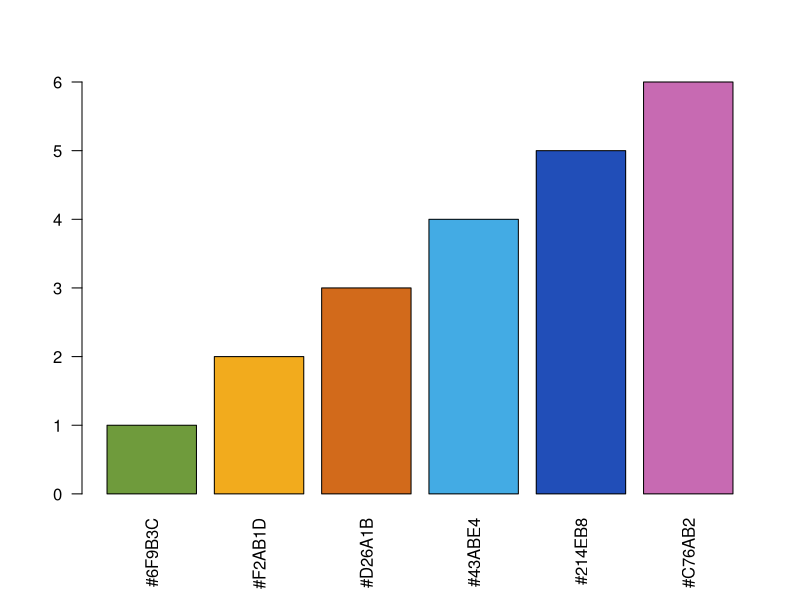
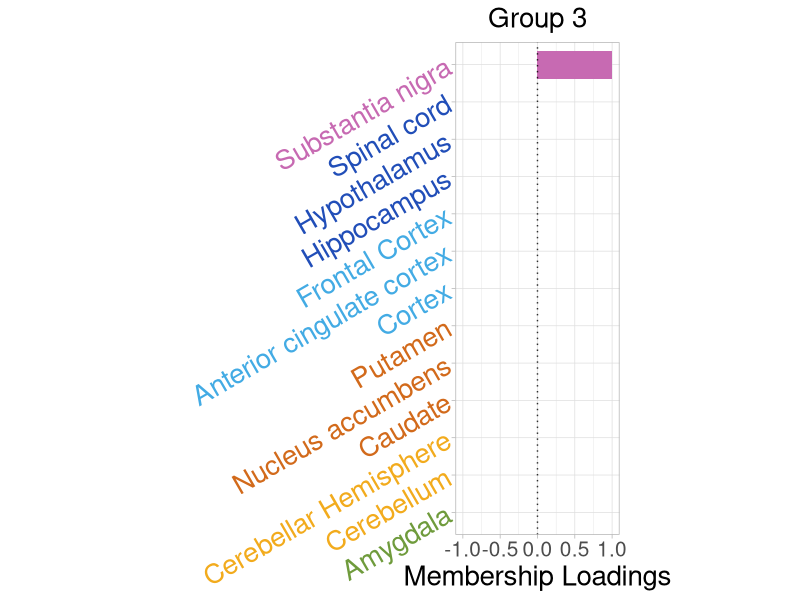
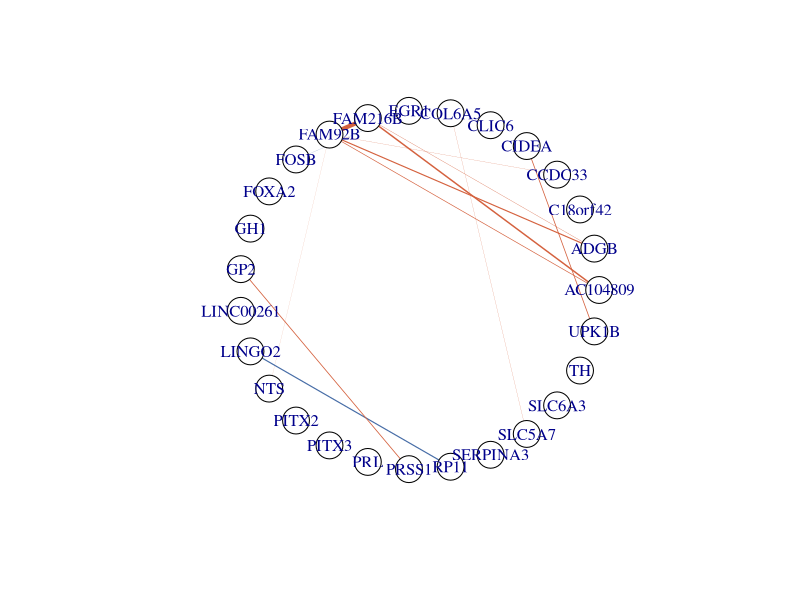

Source code (R) for these figures, in order:
##### vertical barplots & preparation for network #####

# Origin:  03/12/21, Lastest update: Jiaxin Hu 03/14/21

## Here is the example to make barplot for membership matrix U and networks for precision matrix

## The code for barplot is originally used to plot a gene enrichment plot for the final project of BMI 826
## The original figure is an error bar figure using  geom_errorbar()

library(ggplot2)
library(igraph)

# check the clustering result quickly
U = read.csv("output_r3rho1500/U_r3_rho1500.csv",header = TRUE)
rownames(U)=U[,1]
U=U[,-1]

brain_tissue_name=rownames(as.matrix(U))
r = 3
cluster_result =list()
for (i in 1:r) {
  cluster_result[[i]] = brain_tissue_name[ U[,i] != 0 ]
}
cluster_result[[(r+1)]] = brain_tissue_name[rowSums(U) == 0]
for (i in 1:(r+1)) {
  cat("This is cluster ",i, "\n", cluster_result[[i]], "\n")
}


## bar plot visualization

tissue_name = brain_tissue_name
tissue_name = gsub("Brain - ", "",tissue_name)
tissue_name = gsub("\\s*\\([^\\)]+\\)","",tissue_name)

U_df = data.frame(tissue_name = tissue_name, U1 = U[,1], U2 = U[,2],U3 = U[,3],U4=rep(1,13)) ## modify based on outputs
U_df$Tissues = rep(0,13)

#### modify based on outputs
U_df$Tissues[U_df$U1 > 0] = "Other Tissues"
U_df$Tissues[U_df$U1 < 0] = "Cortex"
U_df$Tissues[U_df$U2 < 0] = "Cerebellum"
U_df$Tissues[U_df$U2 > 0] = "Basal Ganglia"
U_df$Tissues[U_df$U3 > 0] = "Substantia nigra"
U_df$Tissues[U_df$U3 < 0] = "Amygdala"


U_df$Tissues = as.factor(U_df$Tissues)
U_df = U_df[order(U_df$Tissues),]

selected_color = c("#6F9B3C","#F2AB1D","#D26A1B","#43ABE4","#214EB8","#C76AB2")
# check the color
barplot(1:length(selected_color), col=as.character(selected_color), names.arg = selected_color, las=2) 
U_df$color = rep(0,13)

for (i in 1:length(levels(U_df$Tissues))) {
  U_df$color[ U_df$Tissues %in% levels(U_df$Tissues)[i]  ] = selected_color[i]
}

# for group 0
pdf("Figure/bar3.pdf",width=6,height=10)
gg1 = ggplot(U_df, aes(x = tissue_name, y = U3, fill = Tissues)) +
  geom_bar(stat="identity", width=0.75)+
  scale_fill_manual(values = selected_color) +
  #scale_colour_manual(values = c("#6F9B3C","#F2AB1D","#214EB8","#43ABE4","#7776BC","#C76AB2")) +
  scale_x_discrete(limits=c(U_df$tissue_name))+
  theme_light()+
  theme(
    aspect.ratio = 3/1,
    axis.text.y = element_text(size = 20, color = as.character(U_df$color),
                               angle = 30),
    axis.text.x = element_text(size = 15),
    axis.title.y = element_blank(),
    axis.title.x = element_text(size = 20),
    plot.title = element_text(hjust = 0.5,size = 20),
    legend.position = "none"
  )+
  ylim(-1,1) +
  ylab("Membership Loadings")+
  geom_hline(yintercept = 0, lty = "dotted", alpha = 0.8)+
  ggtitle(label = "Group 3") +
  coord_flip()

gg1
dev.off()



########### network plotting using igraph
# read data
Theta1=read.csv("output_r3rho1500/Theta_1_r3_rho1500.csv")
rownames(Theta1)=Theta1[,1]
Theta1=as.matrix(Theta1[,-1])
Theta2=read.csv("output_r3rho1500/Theta_2_r3_rho1500.csv")
rownames(Theta2)=Theta2[,1]
Theta2=as.matrix(Theta2[,-1])
Theta3=read.csv("output_r3rho1500/Theta_3_r3_rho1500.csv")
rownames(Theta3)=Theta3[,1]
Theta3=as.matrix(Theta3[,-1])
Theta0=read.csv("output_r3rho1500/Theta0_r3_rho1500.csv")
rownames(Theta0)=Theta0[,1]
Theta0=as.matrix(Theta0[,-1])


# get strong genes
index1=which((Theta1 - diag(diag(Theta1)))!=0,arr.ind=T)
index2=which((Theta2 - diag(diag(Theta2)))!=0,arr.ind=T)
index3=which((Theta3 - diag(diag(Theta3)))!=0,arr.ind=T)
index3=index3[order(abs(Theta3[index3]),decreasing = T)[1:20],] # first 15 strong connections in Theta3

index = unique(c(index1[,1], index1[,2], index2[,1], index2[,2],index3[,1], index3[,2]))

# get vertices
gene_name=row.names(Theta1) 
gene_name= gsub("\\_.*","",gene_name)
gene = as.data.frame(sort(gene_name[index]))

# get node-edge file
Theta = Theta2
network = NULL
for (i in 2:length(index)) {
  for (j in 1:(i-1)) {
    if( abs(Theta[index[i],index[j]])!=0){
      network = rbind(network, c(gene_name[index[i]], gene_name[index[j]], 
                                 abs(Theta[index[i],index[j]]), sign(Theta[index[i],index[j]])))
    }
  }
}
colnames(network) = c("from","to","value","sign")
network = as.data.frame(network)

# For Theta 0, cut off weak connecitons for better visualization
# For Theta_l, l = 1,2,3, ignore this step
# network = network[abs(as.numeric(network$value)) > 0.05,]



# plot
g1 = graph_from_data_frame(network, directed = F, vertices = gene)
width = as.numeric(network$value)*20 # For Theta0, change to *5
color = rep("#D4613E",length(network$sign)) # negative red
color[network$sign == 1] = "#466CA6" #positive blue

pdf("Figure/Theta0.pdf",width=10, height=10)
plot(g1, layout = layout.circle(g1),
     edge.width = width,
     edge.color = color,
     vertex.color = 'white',
     vertex.frame.color = "black")
dev.off()









